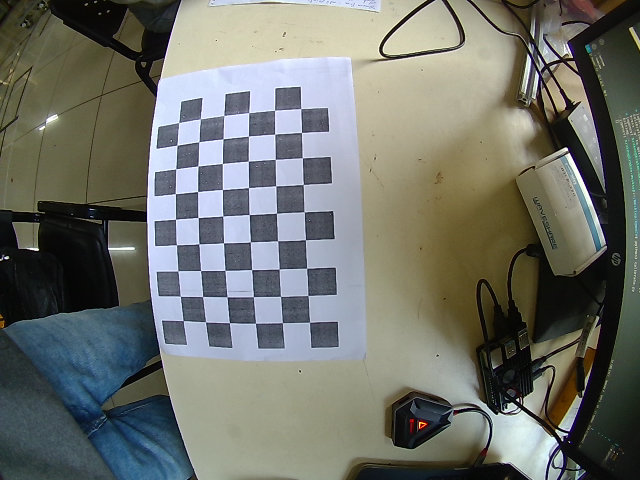
#> input picture Assets/captured_image_1.png, 640 x 480 px; its folder holds only this picture in this run
$ python calibrate.py
#> lines starting #> are read from the running program, lines starting #| are printed output that depends on the picture; after the words box and inside, x2 and y2 are one past the last pixel; in counts of white or black regions, pixels touching at a corner belong together; long printed decimals are rounded
import numpy as np
import cv2 as cv
import glob

chessSize = (9, 5)

criteria = (cv.TERM_CRITERIA_EPS + cv.TERM_CRITERIA_MAX_ITER, 30, 0.001)

obj = np.zeros((chessSize[0] * chessSize[1], 3), np.float32)
obj[:, :2] = np.mgrid[0:chessSize[0], 0:chessSize[1]].T.reshape(-1, 2)

objPt = []  # 3D points
imgPt = []  # 2D points

images = glob.glob("Assets/*.png")

for image_path in images:
    print("Processing: ", image_path)
    img = cv.imread(image_path)
#> img is the input picture: shape (480, 640, 3); mean B, G, R 107.2, 113.9, 111.3
    if img is None:
        print("Error loading image: ", image_path)
        continue

    gray = cv.cvtColor(img, cv.COLOR_BGR2GRAY)
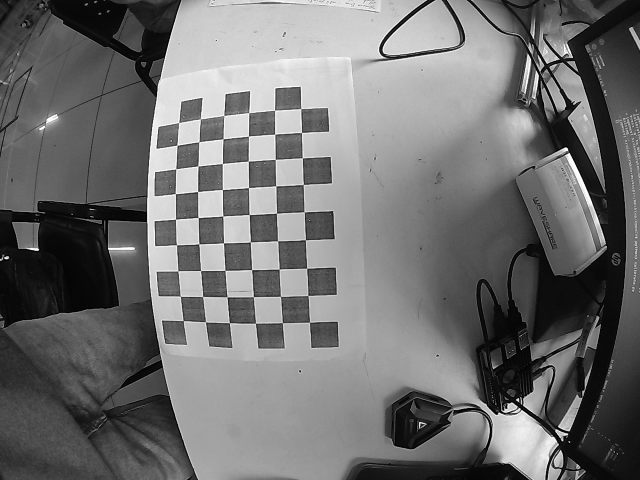
#> gray: shape (480, 640); min 0, max 255, mean 112.4
    ret, corners = cv.findChessboardCorners(gray, chessSize, None)
#> ret = True; corners = 45 rows, first 8: [300.8, 108.5], [301.5, 132.4], [302.3, 157.8], [303.3, 184.5], [307, 211], [305.4, 239.8], [306.6, 268.2], [307.9, 295.5]

    if ret:
        objPt.append(obj)
        refined_corners = cv.cornerSubPix(gray, corners, (11, 11), (-1, -1), criteria)
#> refined_corners = 45 rows, first 8: [300.6, 108.6], [301.4, 132.5], [302.2, 157.7], [303.3, 184.4], [304.2, 211.8], [305.5, 239.6], [306.6, 268.4], [308, 295.5]
        imgPt.append(refined_corners)

        cv.drawChessboardCorners(img, chessSize, refined_corners, ret)
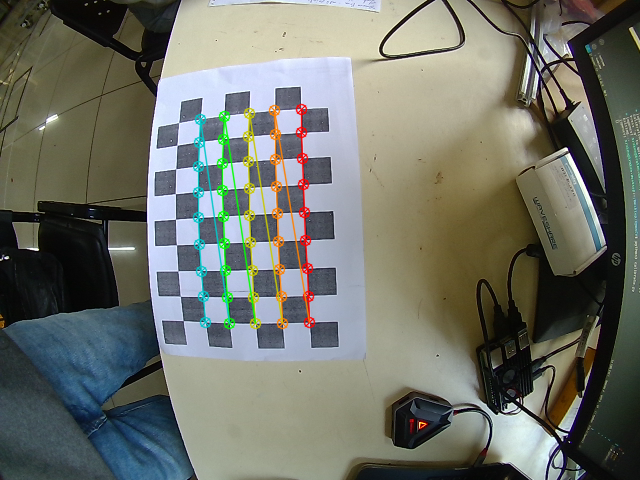
#> img: shape (480, 640, 3); 2.92% of pixels changed, all inside (x1, y1, x2, y2) = (192, 103, 316, 330)
        cv.imshow('Chessboard corners', img)
        cv.waitKey(0)
    else:
        print("Chessboard corners not found in ", image_path)

cv.destroyAllWindows()

if len(objPt) > 0 and len(imgPt) > 0:
    ret, mtx, dist, rvecs, tvecs = cv.calibrateCamera(objPt, imgPt, gray.shape[::-1], None, None)
#> ret = 0.233; mtx = [[280.4, 0, 352.8], [0, 278.7, 257.2], [0, 0, 1]]; dist = [[-0.288, 0.0945, -0.0128, -0.0296, -0.0453]]; rvecs = ([0.0107, -0.0023, 1.53],); tvecs = ([-1.86, -5.61, 9.91],)

    if ret:
        print("Camera Calibration Successful")
        print("\nCamera Matrix:\n", mtx)
#| Camera Matrix:
#|  [[280.401   0.         352.812]
#|  [  0.         278.688 257.248]
#|  [  0.           0.           1.        ]]
        print("\nDistortion Coefficients:\n", dist)
#| Distortion Coefficients:
#|  [[-0.2876   0.09445 -0.01277 -0.02964 -0.04532]]

        # Save calibration data
        calibration_data_path = "calibration_IMX335.npz"
        np.savez(calibration_data_path, camera_matrix=mtx, distortion_coefficients=dist,
                 rotation_vectors=rvecs, translation_vectors=tvecs)
        print("Calibration data saved to ", calibration_data_path)
    else:
        print("Camera calibration failed.")
else:
    print("Not enough valid image points for calibration.")

$ run again, on Assets/captured_image_2.png
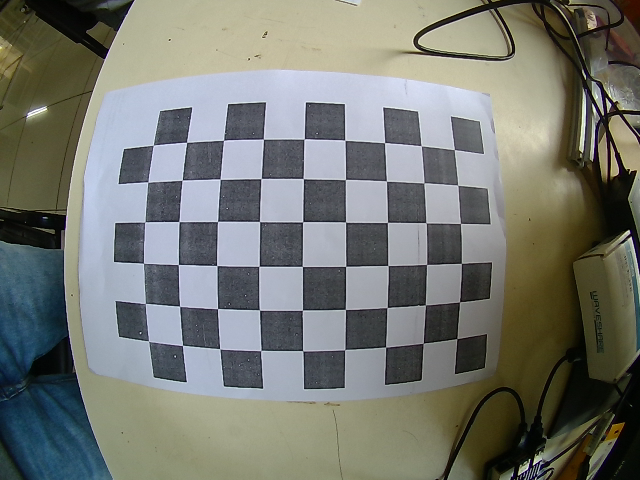
#> input picture Assets/captured_image_2.png, 640 x 480 px
#> img is the input picture: shape (480, 640, 3); mean B, G, R 113.2, 119.9, 117.3
#> `gray = cv.cvtColor(img, cv.COLOR_BGR2GRAY)`:
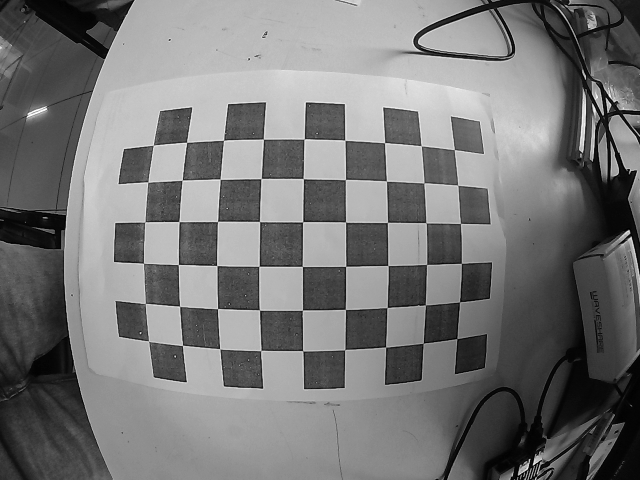
#> gray: shape (480, 640); min 0, max 255, mean 118.4
#> ret = False; corners = None
